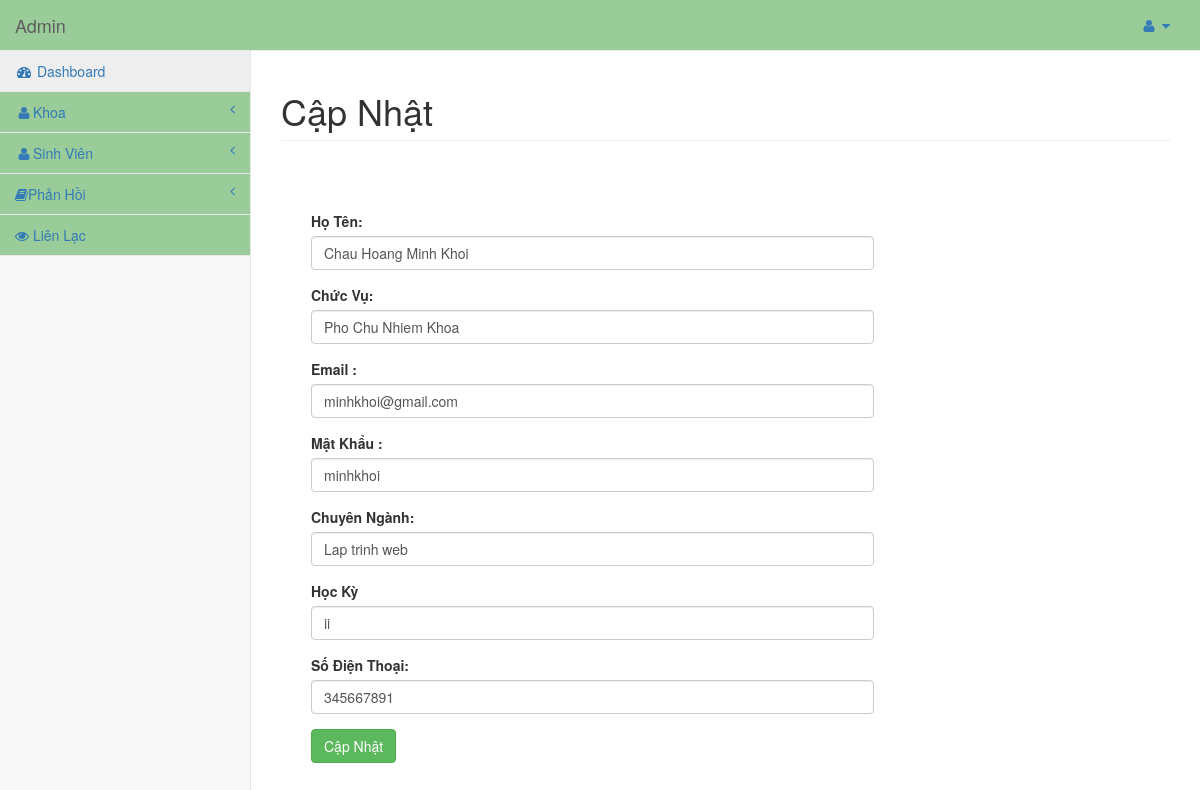
Screenshot of /admin/dashboard.php?id=8&info=edit_faculty (signed in) with the database file from the repository.
### tables this page shows
CREATE TABLE `faculty` (
  `id` int(11) NOT NULL,
  `user_alias` varchar(30) NOT NULL,
  `Name` varchar(30) NOT NULL,
  `position` varchar(100) NOT NULL,
  `specialized` varchar(50) NOT NULL,
  `semester` varchar(10) NOT NULL,
  `email` varchar(255) NOT NULL,
  `password` varchar(75) NOT NULL,
  `mobile` bigint(20) NOT NULL,
  `date` datetime NOT NULL,
  `status` int(11) NOT NULL
);

### admin/edit_faculty.php (the view, shortened to what this page needs)
<?php
	extract($_POST);
$con=mysqli_query($conn,"select * from faculty where id='".$_GET['id']."'");
$res=mysqli_fetch_assoc($con);
?>
<h1 class="page-header">Cập Nhật</h1>
<div class="col-lg-8" style="margin:15px;">
	<form method="post">
	<div class="control-group form-group">
    	<div class="controls">
        </div>
   	</div>
	<div class="control-group form-group">
    	<div class="controls">
        	<label>Họ Tên:</label>
            	<input type="text" value="<?php echo @$res['Name'];?>" name="n" class="form-control" required>
        </div>
   	</div>
	<div class="control-group form-group">
    	<div class="controls">
        	<label>Chức Vụ:</label>
            	<input type="text" value="<?php echo @$res['position'];?>" name="position" class="form-control" required>
        </div>
   	</div>
	<div class="control-group form-group">
    	<div class="controls">
        	<label>Email :</label>
            	<input type="email" value="<?php echo @$res['email'];?>"  name="email" class="form-control" required>
        </div>
    </div>
	<div class="control-group form-group">
    	<div class="controls">
        	<label>Mật Khẩu :</label>
          <input type="text" value="<?php echo @$res['password'];?>"  name="pass" class="form-control" required>
        </div>
    </div>
	<div class="control-group form-group">
    	<div class="controls">
        	<label>Chuyên Ngành:</label>
  <input type="text"  name="specialized" value="<?php echo @$res['specialized'];?>" class="form-control" required>
        </div>
    </div>
	<div class="control-group form-group">
    	<div class="controls">
        	<label>Học Kỳ</label>
  <input type="text"  name="sem" value="<?php echo @$res['semester'];?>" class="form-control" required>
        </div>
    </div>
	<div class="control-group form-group">
    	<div class="controls">
        	<label>Số Điện Thoại:</label>
            	<input type="number" id="mob" value="<?php echo @$res['mobile'];?>" class="form-control" maxlength="10" name="mob"  required>
        </div>
  	</div>
	<div class="control-group form-group">
    	<div class="controls">
            	<input type="submit" class="btn btn-success" name="save" value="Cập Nhật">
        </div>
  	</div>
	</form>
</div>

### css/sb-admin-2.css (style rules this page uses)
body { background-color: #f8f8f8; }

### rows the page displays
faculty: n "Chau Hoang Minh Khoi", position "Pho Chu Nhiem Khoa", email "minhkhoi@gmail.com", pass "minhkhoi", specialized "Lap trinh web", sem "ii", mob "345667891"
